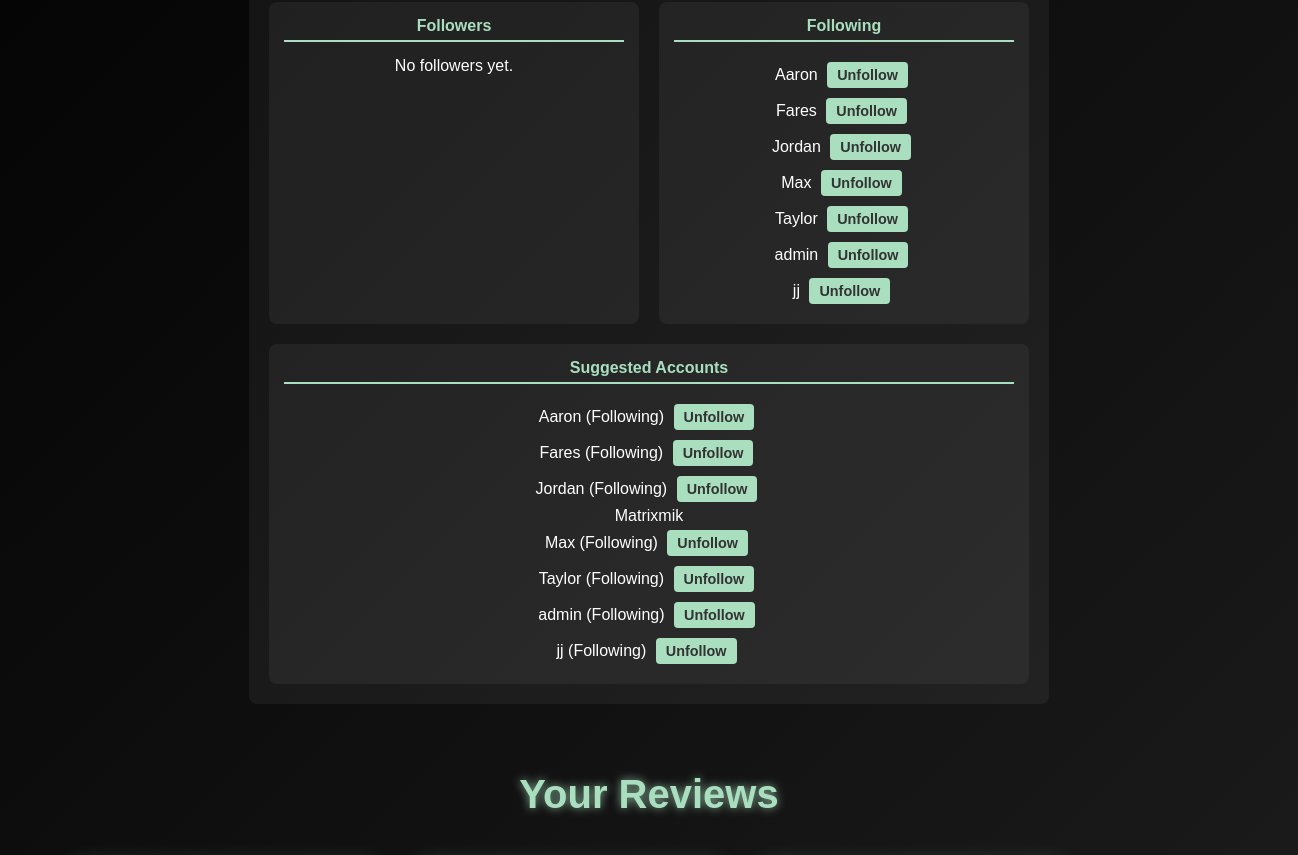
Page /user (signed in, middle part) on the earlier database version.
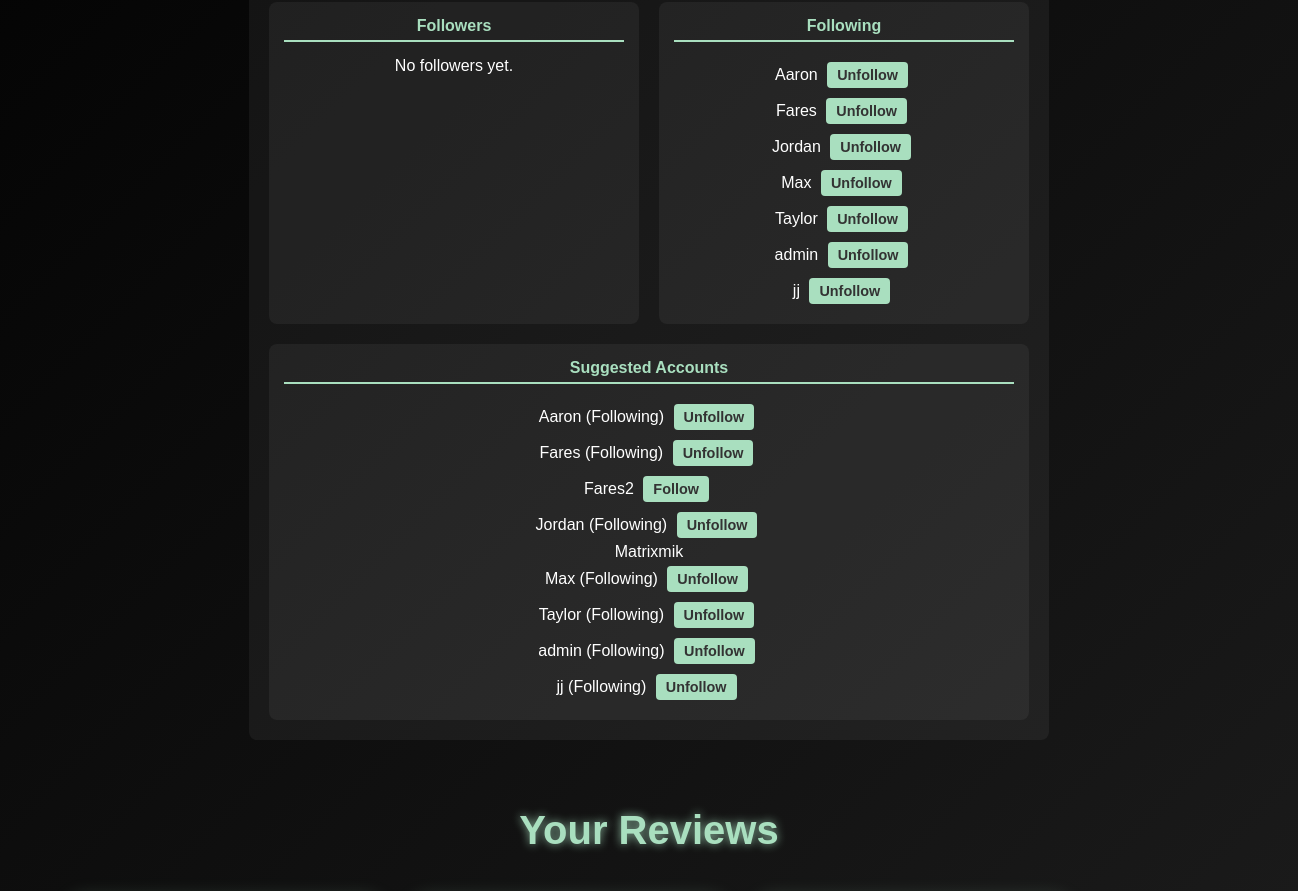
Same page on the later database version.
### tables this page shows
CREATE TABLE network (
    follower TEXT NOT NULL,
    following TEXT NOT NULL,
    PRIMARY KEY (follower, following),
    FOREIGN KEY (follower) REFERENCES users(user_id),
    FOREIGN KEY (following) REFERENCES users(user_id)
);

CREATE TABLE users (
    user_id TEXT PRIMARY KEY,
    password TEXT NOT NULL
, is_admin BOOLEAN DEFAULT FALSE);

### app.py (the view, shortened to what this page needs)
@app.route('/user', methods=["GET", "POST"])
@login_required
def user():
    db = get_db()
    user_id = session.get("user_id")
    form = UpdateUsernameForm()
    reviews = db.execute("""
        SELECT reviews.*, movies.title
        FROM reviews
        JOIN movies ON reviews.movie_id = movies.movie_id
        WHERE reviews.user = ?
    """, (user_id,)).fetchall()
    all_users = db.execute("SELECT user_id FROM users").fetchall()
    followers = db.execute(
        "SELECT follower FROM network WHERE following = ?",
        (user_id,)
    ).fetchall()
    following = db.execute(
        "SELECT following FROM network WHERE follower = ?",
        (user_id,)
    ).fetchall()
    follower_set = {follower["follower"] for follower in followers}
    following_set = {follow["following"] for follow in following}
    return render_template(
        'user.html',
            form=form,
            reviews=reviews,
            all_users=all_users,
            followers=followers,
            following=following,
            follower_set=follower_set,
            following_set=following_set
    )

### app.py (called while the page is built)
@app.before_request
def load_logged_in_user():
    g.user = session.get("user_id")
    g.is_admin = session.get("is_admin", False)

def login_required(view):
    @wraps(view)
    def wrapped_view(*args, **kwargs):
        if g.user is None:
            return(redirect(url_for("login", next=request.url)))
        return view(*args, **kwargs)
    return wrapped_view

### database.py (called while the page is built)
def get_db():
    if "db" not in g:
        g.db = sqlite3.connect(DATABASE,
                                detect_types=sqlite3.PARSE_DECLTYPES
                        )
        g.db.row_factory = sqlite3.Row
    return g.db

### templates/user.html (shortened to what this page needs)
{% extends "base.html" %}
{% block styles %}
    <link rel="stylesheet" href="{{ url_for('static', filename='users.css') }}">
{% endblock %}
{% block main_content %}
    <section id="network">
        <div id="network-columns">
            <section id="follower-page">
                <h4>Followers</h4>
                <ul>
                    {% for follower in followers %}
                        <li>
                            {{ follower.follower }}
                            {% if follower.follower != session["user_id"] %}
                                {% if follower.follower in following_set %}
                                    <span>(Following)</span>
                                    <a href="{{ url_for('unfollow_user', username=follower.follower) }}" class="btn">Unfollow</a>
                                {% else %}
                                    <a href="{{ url_for('follow_user', username=follower.follower) }}" class="btn">Follow</a>
                                {% endif %}
                            {% endif %}
                        </li>
                    {% else %}
                        <li>No followers yet.</li>
                    {% endfor %}
                </ul>
            </section>
            <section id="network-page">
                <h4>Following</h4>
                <ul>
                    {% for follow in following %}
                        <li>
                            {{ follow.following }}
                            {% if follow.following != session["user_id"] %}
                                <a href="{{ url_for('unfollow_user', username=follow.following) }}" class="btn">Unfollow</a>
                            {% endif %}
                        </li>
                    {% else %}
                        <li>Not following anyone yet.</li>
                    {% endfor %}
                </ul>
            </section>
        </div>
        <section id="suggestion">
            <h4>Suggested Accounts</h4>
            <ul>
                {% for user in all_users %}
                    <li>
                        {{ user.user_id }}
                        {% if user.user_id != session["user_id"] %}
                            {% if user.user_id in following_set %}
                                <span>(Following)</span>
                                <a href="{{ url_for('unfollow_user', username=user.user_id) }}" class="btn">Unfollow</a>
                            {% else %}
                                <a href="{{ url_for('follow_user', username=user.user_id) }}" class="btn">Follow</a>
                            {% endif %}
                        {% endif %}
                    </li>
                {% else %}
                    <li>No other users found.</li>
                {% endfor %}
            </ul>
        </section>
    </section>
    <section id="user-reviews">
        <h3>Your Reviews</h3>
        <div class="carousel-container">
            {% if reviews %}
                <ul id="reviews-list">
                </ul>
            {% else %}
                <p id="no-reviews-message">You haven't written any reviews yet.</p>
            {% endif %}
        </div>
    </section>
{% endblock %}

### templates/base.html (shortened to what this page needs)
<!DOCTYPE html>
<html lang="en">
<head>
    <link rel="stylesheet" href="{{ url_for('static', filename='styles.css') }}">
    <link rel="stylesheet" href="https://cdnjs.cloudflare.com/ajax/libs/font-awesome/6.0.0/css/all.min.css">
    {% block styles %} {% endblock %}
</head>
<body>
    <main>
        {% block main_content %}{% endblock %}
    </main>
</body>
</html>

### static/styles.css (style rules this page uses)
* { margin: 0; padding: 0; box-sizing: border-box; }
body { font-family: 'Arial', sans-serif; background: linear-gradient(-45deg, #0f0f0f, #1c1c1c, #2c2c2c, #000000); background-size: 400% 400%; animation: movingBackground 10s ease infinite; color: white; text-align: center; min-height: 100vh; display: flex; flex-direction: column; }
.btn { display: inline-block; padding: 10px 20px; background: #A9DFBF; color: #333; text-decoration: none; font-size: 1rem; border-radius: 5px; transition: background 0.3s ease, transform 0.2s ease; margin: 5px; text-align: center; font-weight: bold; }

### static/users.css (style rules this page uses)
#network { max-width: 800px; margin: 20px auto; padding: 20px; background: rgba(255, 255, 255, 0.05); border-radius: 8px; display: flex; flex-direction: column; gap: 20px; }
#network-columns { display: flex; gap: 20px; }
#follower-page, #network-page { flex: 1; background: rgba(255, 255, 255, 0.05); padding: 15px; border-radius: 8px; }
#follower-page h4, #network-page h4 { color: #A9DFBF; border-bottom: 2px solid #A9DFBF; padding-bottom: 5px; margin-bottom: 15px; }
#suggestion { text-align: center; background: rgba(255, 255, 255, 0.05); padding: 15px; border-radius: 8px; }
#suggestion h4 { color: #A9DFBF; border-bottom: 2px solid #A9DFBF; padding-bottom: 5px; margin-bottom: 15px; }
ul { list-style-type: none; padding: 0; }
.btn { background: #A9DFBF; color: #333; padding: 5px 10px; border: none; border-radius: 4px; font-size: 0.9rem; cursor: pointer; transition: background 0.3s ease, transform 0.3s ease; text-decoration: none; }
#user-reviews { padding: 3rem 1rem; text-align: center; }
#user-reviews h3 { font-size: 2.5rem; font-weight: bold; margin-bottom: 1.5rem; color: #A9DFBF; text-shadow: 0px 0px 10px rgba(169, 223, 191, 0.8); }
.carousel-container { position: relative; max-width: 1200px; margin: 0 auto; overflow: hidden; }
#reviews-list { display: flex; gap: 1.5rem; overflow-x: auto; scroll-behavior: smooth; padding: 1rem; scrollbar-width: none; -ms-overflow-style: none; }

Differences in the rows shown:
added users: user_id "Fares2"
